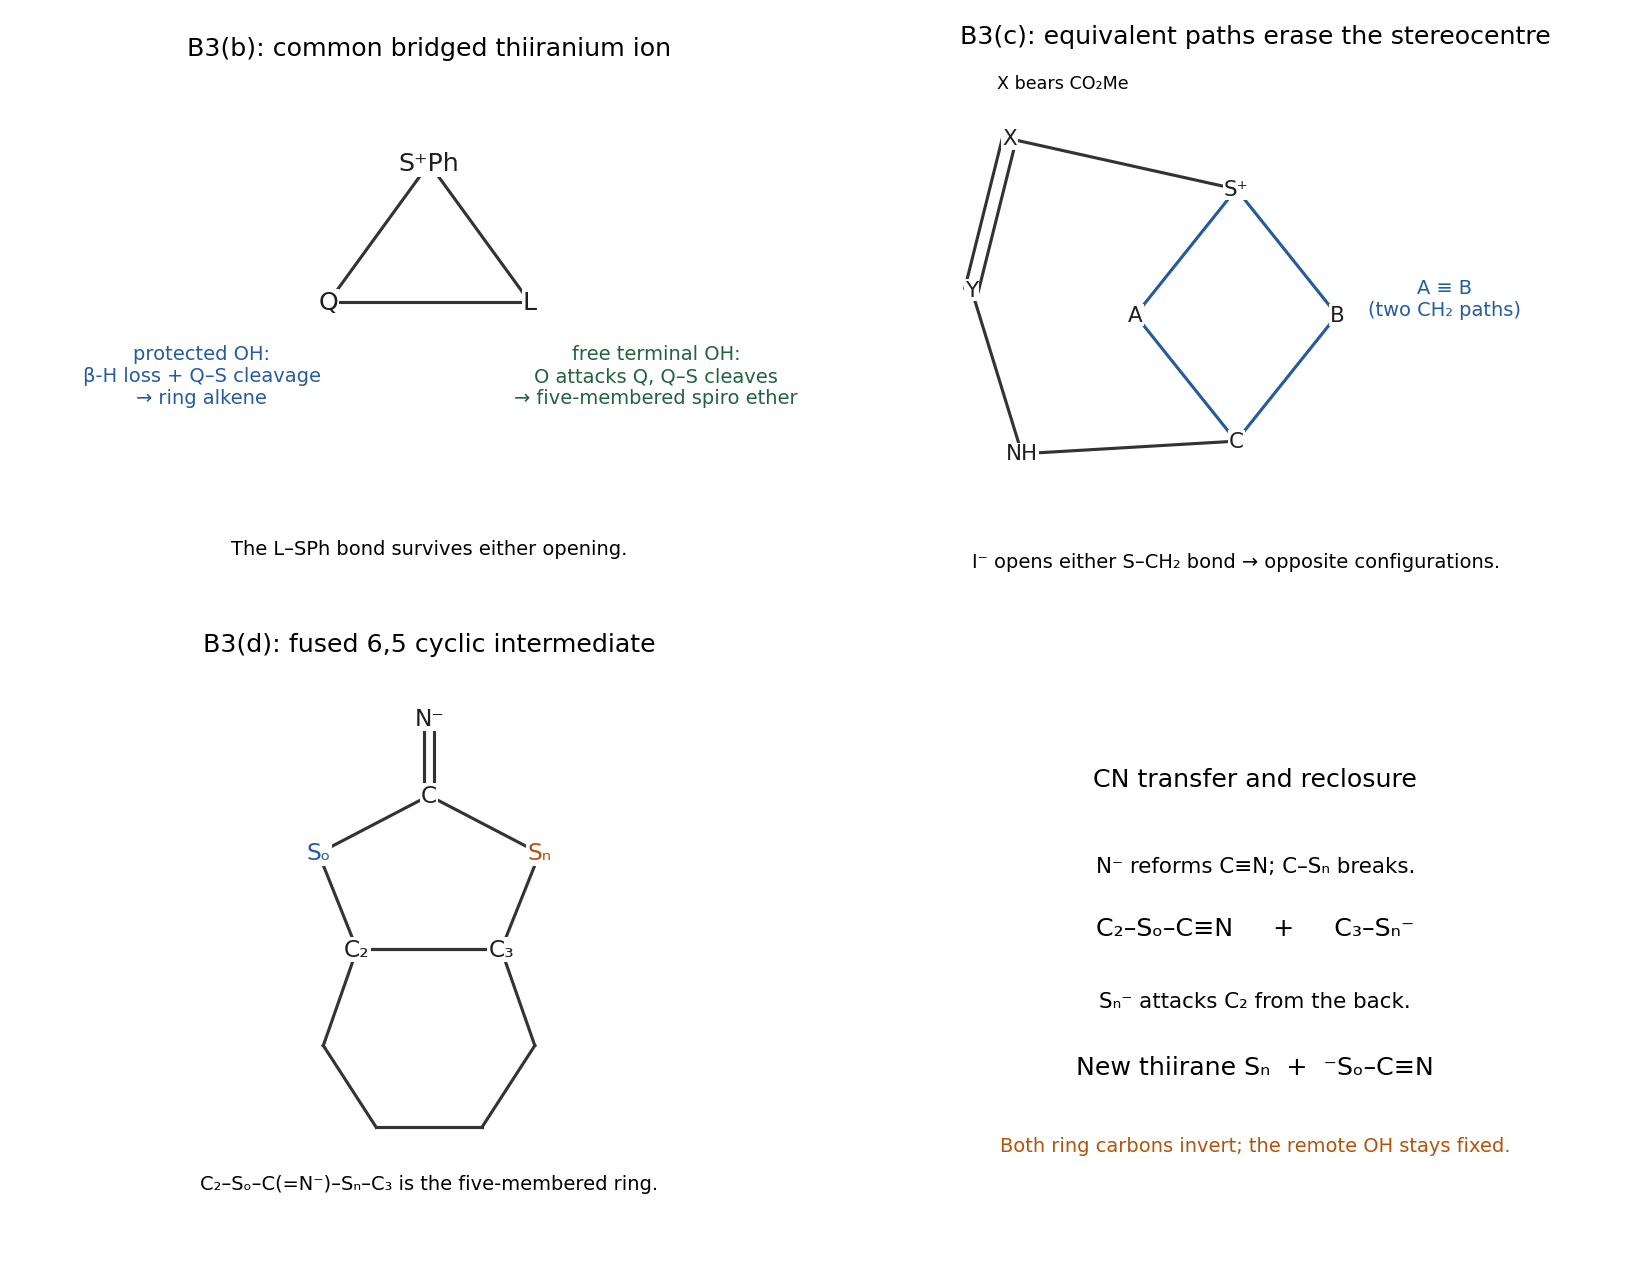

Write the Python code that produced this figure.
"""Original solution diagram; Python 3.14, numpy and matplotlib.
The PNG output basename is relative to the current working directory.
"""
from pathlib import Path
import sys
sys.dont_write_bytecode = True
sys.path.insert(0, str(Path(__file__).resolve().parents[2]))
from tools.chemistry_diagram import bond, wedge, atom, ring, curly, flow, finish, save, BLUE, ORANGE, GREEN
import numpy as np
import matplotlib
matplotlib.use('Agg')
import matplotlib.pyplot as plt
from matplotlib.patches import Circle
plt.rcParams.update({'font.family':'DejaVu Sans','font.size':11})
fig,axes=plt.subplots(2,2,figsize=(12,9))
a,b,c,e=axes.flat
q=(-.8,0);l=(.8,0);su=(0,1.1);ring(a,[q,l,su]);atom(a,q,'Q',13);atom(a,l,'L',13);atom(a,su,'S⁺Ph',13);a.text(-1.8,-.8,'protected OH:\nβ-H loss + Q–S cleavage\n→ ring alkene',ha='center',fontsize=10,color=BLUE);a.text(1.8,-.8,'free terminal OH:\nO attacks Q, Q–S cleaves\n→ five-membered spiro ether',ha='center',fontsize=10,color=GREEN);a.text(0,-2,'The L–SPh bond survives either opening.',ha='center',fontsize=10);finish(a,(-3.2,3.2),(-2.5,1.8),'B3(b): common bridged thiiranium ion')
p={'S⁺':(0,1),'A':(-.8,0),'C':(0,-1),'B':(.8,0),'X':(-1.8,1.4),'Y':(-2.1,.2),'NH':(-1.7,-1.1)}
for u,v in [('S⁺','A'),('A','C'),('C','B'),('B','S⁺'),('S⁺','X'),('X','Y'),('Y','NH'),('NH','C')]:bond(b,p[u],p[v],2 if (u,v)==('X','Y') else 1,color=BLUE if u in ['A','B'] or v in ['A','B'] else '0.2')
for t,v in p.items():atom(b,v,t,11)
b.text(-1.9,1.8,'X bears CO₂Me',fontsize=9);b.text(1.65,0,'A ≡ B\n(two CH₂ paths)',ha='center',fontsize=10,color=BLUE);b.text(0,-2,'I⁻ opens either S–CH₂ bond → opposite configurations.',ha='center',fontsize=10);finish(b,(-2.7,3),(-2.5,2),'B3(c): equivalent paths erase the stereocentre')
# Five-membered intermediate fused to the six-membered carbocycle.
c2=np.array([-.75,0]);c3=np.array([.75,0]);so=np.array([-1.15,1]);cn=np.array([0,1.6]);sn=np.array([1.15,1]);ring(c,[c2,so,cn,sn,c3]);six=[c2,c3,(1.1,-1),(.55,-1.85),(-.55,-1.85),(-1.1,-1)];ring(c,six)
for v,t in [(c2,'C₂'),(c3,'C₃'),(so,'Sₒ'),(cn,'C'),(sn,'Sₙ')]:atom(c,v,t,12,color=BLUE if t=='Sₒ' else ORANGE if t=='Sₙ' else '0.12')
bond(c,cn,(0,2.4),2);atom(c,(0,2.4),'N⁻',12);c.text(0,-2.5,'C₂–Sₒ–C(=N⁻)–Sₙ–C₃ is the five-membered ring.',ha='center',fontsize=10);finish(c,(-3,3),(-3,2.9),'B3(d): fused 6,5 cyclic intermediate')
e.text(0,1.7,'CN transfer and reclosure',ha='center',fontsize=13)
e.text(0,.8,'N⁻ reforms C≡N; C–Sₙ breaks.',ha='center',fontsize=11)
e.text(0,.15,'C₂–Sₒ–C≡N     +     C₃–Sₙ⁻',ha='center',fontsize=13)
e.text(0,-.6,'Sₙ⁻ attacks C₂ from the back.',ha='center',fontsize=11)
e.text(0,-1.3,'New thiirane Sₙ  +  ⁻Sₒ–C≡N',ha='center',fontsize=13)
e.text(0,-2.1,'Both ring carbons invert; the remote OH stays fixed.',ha='center',fontsize=10,color=ORANGE);finish(e,(-3,3),(-3,2.9))
fig.tight_layout();fig.savefig('paper-1-sulfur-pathways.png',dpi=140,facecolor='white',bbox_inches='tight',pad_inches=.18);plt.close(fig)
